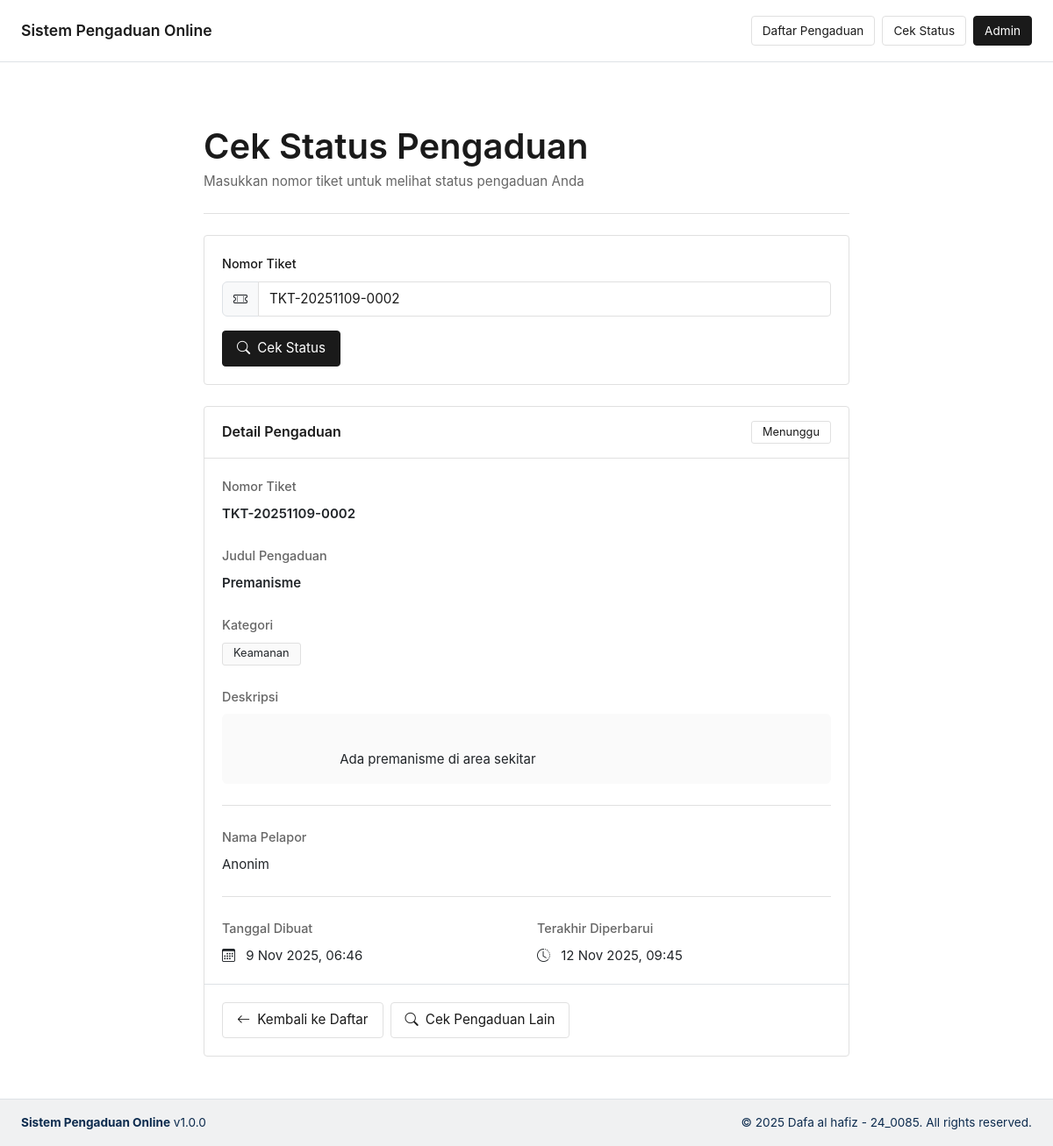
The app's page /cek-pengaduan.php?tiket=TKT-20251109-0002 with its own data.
### tables this page shows
CREATE TABLE IF NOT EXISTS pengaduan (
     
     
     
     
     
     
     
    id INT PRIMARY KEY AUTO_INCREMENT,
    
     
     
     
     
     
     
     
     
    nomor_tiket VARCHAR(50) UNIQUE NOT NULL,
    
     
     
     
     
     
     
    judul VARCHAR(255) NOT NULL,
    
     
     
     
     
     
     
    deskripsi TEXT NOT NULL,
    
     
     
     
     
     
     
     
    kategori ENUM('Infrastruktur', 'Kebersihan', 'Keamanan', 'Pelayanan', 'Lainnya') NOT NULL,
    
     
     
     
     
     
     
    nama_pelapor VARCHAR(100) DEFAULT 'Anonim',
    
     
     
     
     
     
     
    email VARCHAR(100),
    
     
     
     
     
     
     
    telepon VARCHAR(20),
    
     
     
     
     
     
     
    file_bukti VARCHAR(255),
    
     
     
     
     
     
     
     
    status ENUM('Menunggu', 'Diproses', 'Selesai', 'Ditolak') DEFAULT 'Menunggu',
    
     
     
     
     
     
     
    tanggal_dibuat DATETIME DEFAULT CURRENT_TIMESTAMP,
    
     
     
     
     
     
     
     
    tanggal_diperbarui DATETIME DEFAULT CURRENT_TIMESTAMP ON UPDATE CURRENT_TIMESTAMP,
    
     
     
     
     
    
     
    INDEX idx_nomor_tiket (nomor_tiket),
    
     
    INDEX idx_status (status),
    
     
    INDEX idx_kategori (kategori)
    
 
 
 
);

### src/includes/functions.php (called while the page is built, shortened)
<?php
function formatTanggalIndonesia($datetime) {
    $bulan = [
        1 => 'Jan',  2 => 'Feb',  3 => 'Mar',  4 => 'Apr',
        5 => 'Mei',  6 => 'Jun',  7 => 'Jul',  8 => 'Agu',
        9 => 'Sep', 10 => 'Okt', 11 => 'Nov', 12 => 'Des'
    ];
    $timestamp = strtotime($datetime);
    $tanggal = date('j', $timestamp);
    $bulanAngka = date('n', $timestamp);
    $tahun = date('Y', $timestamp);
    $waktu = date('H:i', $timestamp);
    return "{$tanggal} {$bulan[$bulanAngka]} {$tahun}, {$waktu}";
}
function getStatusClass($status) {
    $classes = [
        'Menunggu' => 'status-pending',
        'Diproses' => 'status-in-progress',
        'Selesai'  => 'status-resolved',
        'Ditolak'  => 'status-rejected'
    ];
    return $classes[$status] ?? 'status-pending';
}
?>

### src/cek-pengaduan.php (the view, shortened to what this page needs)
<?php
require_once 'includes/config.php';
require_once 'includes/functions.php';
$pengaduan = null;
$nomor_tiket = $_GET['tiket'] ?? '';
if (!empty($nomor_tiket)) {
    try {
        $stmt = $pdo->prepare("SELECT * FROM pengaduan WHERE nomor_tiket = ?");
        $stmt->execute([$nomor_tiket]);
        $pengaduan = $stmt->fetch();
    } catch (PDOException $e) {
        error_log("Error cek pengaduan: " . $e->getMessage());
        $error_message = "Terjadi kesalahan saat mencari pengaduan.";
    }
}
include 'includes/header.php';
?>
<div class="container my-5">
    <div class="row justify-content-center">
        <div class="col-lg-8">
            <div class="content-header">
                <h1>Cek Status Pengaduan</h1>
                <p>Masukkan nomor tiket untuk melihat status pengaduan Anda</p>
            </div>
            <div class="card mb-4">
                <div class="card-body">
                    <form method="GET" action="">
                        <div class="mb-3">
                            <label for="tiket" class="form-label">Nomor Tiket</label>
                            <div class="input-group">
                                <span class="input-group-text">
                                    <i class="bi bi-ticket-perforated"></i>
                                </span>
                                <input type="text"
                                       class="form-control"
                                       id="tiket"
                                       name="tiket"
                                       placeholder="TKT-20251109-0001"
                                       value="<?php echo htmlspecialchars($nomor_tiket); ?>"
                                       required>
                            </div>
                        </div>
                        <button type="submit" class="btn btn-primary">
                            <i class="bi bi-search me-2"></i>Cek Status
                        </button>
                    </form>
                </div>
            </div>
            <?php if ($pengaduan): ?>
            <div class="card">
                <div class="card-header">
                    <div class="d-flex justify-content-between align-items-center">
                        <span>Detail Pengaduan</span>
                        <span class="badge <?php echo getStatusClass($pengaduan['status']); ?>">
                            <?php echo $pengaduan['status']; ?>
                        </span>
                    </div>
                </div>
                <div class="card-body">
                    <div class="mb-4">
                        <label class="form-label text-muted">Nomor Tiket</label>
                        <div class="fw-semibold">
                            <?php echo htmlspecialchars($pengaduan['nomor_tiket']); ?>
                        </div>
                    </div>
                    <div class="mb-4">
                        <label class="form-label text-muted">Judul Pengaduan</label>
                        <div class="fw-semibold">
                            <?php echo htmlspecialchars($pengaduan['judul']); ?>
                        </div>
                    </div>
                    <div class="mb-4">
                        <label class="form-label text-muted">Kategori</label>
                        <div>
                            <span class="badge bg-light text-dark border">
                                <?php echo htmlspecialchars($pengaduan['kategori']); ?>
                            </span>
                        </div>
                    </div>
                    <div class="mb-4">
                        <label class="form-label text-muted">Deskripsi</label>
                        <div class="bg-light p-3 rounded" style="white-space: pre-wrap;">
                            <?php echo htmlspecialchars($pengaduan['deskripsi']); ?>
                        </div>
                    </div>
                    <hr class="my-4">
                    <div class="row mb-4">
                        <div class="col-md-4 mb-3 mb-md-0">
                            <label class="form-label text-muted">Nama Pelapor</label>
                            <div><?php echo htmlspecialchars($pengaduan['nama_pelapor']); ?></div>
                        </div>
                    </div>
                    <hr class="my-4">
                    <div class="row">
                        <div class="col-md-6 mb-3 mb-md-0">
                            <label class="form-label text-muted">Tanggal Dibuat</label>
                            <div>
                                <i class="bi bi-calendar3 me-2"></i>
                                <?php echo formatTanggalIndonesia($pengaduan['tanggal_dibuat']); ?>
                            </div>
                        </div>
                        <div class="col-md-6">
                            <label class="form-label text-muted">Terakhir Diperbarui</label>
                            <div>
                                <i class="bi bi-clock-history me-2"></i>
                                <?php echo formatTanggalIndonesia($pengaduan['tanggal_diperbarui']); ?>
                            </div>
                        </div>
                    </div>
                </div>
                <div class="card-body border-top">
                    <div class="d-flex gap-2 flex-wrap">
                        <a href="daftar-pengaduan.php" class="btn btn-secondary">
                            <i class="bi bi-arrow-left me-2"></i>Kembali ke Daftar
                        </a>
                        <a href="cek-pengaduan.php" class="btn btn-outline-primary">
                            <i class="bi bi-search me-2"></i>Cek Pengaduan Lain
                        </a>
                    </div>
                </div>
            </div>
            <?php endif; ?>
        </div>
    </div>
</div>
<?php include 'includes/footer.php'; ?>

### src/assets/css/style.css (style rules this page uses)
:root { --footer: #0C2B4E; --text-primary: #1a1a1a; --text-secondary: #666666; --bg-page: #ffffff; --bg-subtle: #fafafa; --border-color: #e0e0e0; }
body { font-family: -apple-system, BlinkMacSystemFont, 'Segoe UI', Roboto, 'Helvetica Neue', Arial, sans-serif; color: var(--text-primary); background-color: var(--bg-page); font-size: 15px; line-height: 1.6; }
.card { border-radius: 4px; border: 1px solid var(--border-color); box-shadow: none; background-color: var(--bg-page); }
.card-header { background-color: transparent; border-bottom: 1px solid var(--border-color); padding: 1rem 1.25rem; font-weight: 600; font-size: 1rem; color: var(--text-primary); }
.card-body { padding: 1.25rem; }
.btn { border-radius: 4px; font-weight: 400; font-size: 0.95rem; transition: all 0.15s ease; border: 1px solid var(--border-color); padding: 0.5rem 1rem; }
.btn-primary { background-color: var(--text-primary); border-color: var(--text-primary); color: white; }
.btn-secondary { background-color: transparent; border-color: var(--border-color); color: var(--text-primary); }
.btn-outline-primary { background-color: transparent; border-color: var(--border-color); color: var(--text-primary); }
.form-control, .form-select { border-radius: 4px; border: 1px solid var(--border-color); font-size: 0.95rem; color: var(--text-primary); background-color: var(--bg-page); padding: 0.5rem 0.75rem; }
.form-control::placeholder { color: #aaaaaa; }
.form-label { font-weight: 500; font-size: 0.9rem; color: var(--text-primary); margin-bottom: 0.5rem; }
.badge { font-weight: 400; font-size: 0.8rem; padding: 0.35rem 0.75rem; border-radius: 3px; border: 1px solid var(--border-color); background-color: transparent; color: var(--text-primary); }
.status-pending, .status-in-progress, .status-resolved, .status-rejected { background-color: transparent; border: 1px solid var(--border-color); color: var(--text-primary); }
.content-header { background-color: transparent; padding: 1.5rem 0; border-bottom: 1px solid var(--border-color); margin-bottom: 1.5rem; }
.content-header h1, .content-header h2, .content-header h3 { font-weight: 600; color: var(--text-primary); margin-bottom: 0.25rem; }
.content-header p { color: var(--text-secondary); margin: 0; font-size: 0.95rem; }
.text-muted { color: var(--text-secondary) !important; }
.bg-light { background-color: var(--bg-subtle) !important; }
.border { border-color: var(--border-color) !important; }
hr { border-color: var(--border-color); opacity: 1; }
h1, h2, h3, h4, h5, h6 { font-weight: 600; color: var(--text-primary); }

### records on screen
pengaduan: status "Menunggu", nomor_tiket "TKT-20251109-0002", judul "Premanisme", kategori "Keamanan", deskripsi "Ada premanisme di area sekitar", nama_pelapor "Anonim", tanggal_dibuat "9 Nov 2025, 06:46", tanggal_diperbarui "12 Nov 2025, 09:45"

### other values on screen
APP_NAME "Sistem Pengaduan Online"
APP_VERSION "1.0.0"
COPYRIGHT "© 2025 Dafa al hafiz - 24_0085. All rights reserved."
